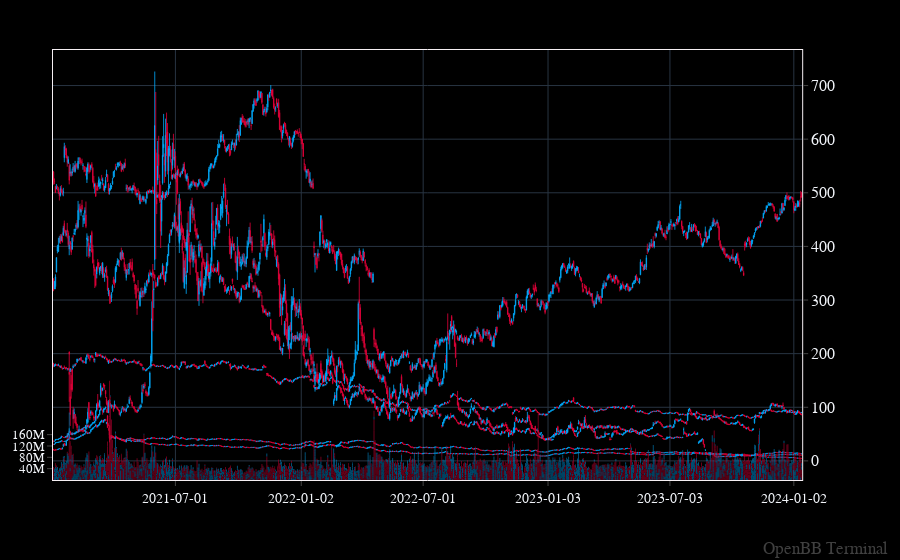

This figure's notebook cell:
### Markdown cell above
To plot the chart we can use the `openbb-chartin` extension. Alternatively, since the data can be converted to a dataframe, it can be plotted with libraries such as `matplotlib` or `seaborn`.

### Code cell
data.to_chart()

### Figure 1 — Plotly figure (JSON) as saved in the notebook; plotly's stock layout.template omitted (floating-point values rounded to 4 significant figures; data arrays with more than 128 entries replaced by an {"elided": "..."} marker saying what was removed)
{"data": [{"close": {"elided": "4572 float values"}, "decreasing": {"line": {"width": 0.8}}, "high": {"elided": "4572 float values"}, "increasing": {"line": {"width": 0.8}}, "low": {"elided": "4572 float values"}, "name": " OHLC", "open": {"elided": "4572 float values"}, "showlegend": false, "type": "candlestick", "x": {"elided": "4572 str values"}, "xaxis": "x", "yaxis": "y"}, {"marker": {"color": {"elided": "4572 str values"}, "line": {"width": 0.15}}, "name": "Volume", "opacity": 0.7, "type": "bar", "x": {"elided": "4572 str values"}, "xaxis": "x", "xhoverformat": "%Y-%m-%d", "y": {"elided": "4572 int values"}, "yaxis": "y2"}], "layout": {"annotations": [{"font": {"color": "gray", "size": 17}, "opacity": 0.5, "showarrow": false, "text": "OpenBB Terminal", "x": 1, "xanchor": "right", "xref": "paper", "xshift": 40, "y": 0, "yanchor": "bottom", "yref": "paper", "yshift": -80}], "margin": {"b": 80, "l": 40, "r": 50, "t": 50}, "showlegend": false, "title": {"text": "", "x": 0.5, "xanchor": "center", "y": 0.98, "yanchor": "top"}, "xaxis": {"anchor": "y", "domain": [0, 0.94], "matches": "x3", "rangebreaks": [{"values": {"elided": "342 str values"}}], "showticklabels": true, "tick0": 0.5, "tickformatstops": [{"dtickrange": [null, 604800000], "value": "%Y-%m-%d"}, {"dtickrange": [604800000, "M1"], "value": "%Y-%m-%d"}, {"dtickrange": ["M1", null], "value": "%Y-%m-%d"}], "type": "date"}, "yaxis": {"anchor": "x", "automargin": true, "autorange": true, "domain": [0, 1], "fixedrange": false, "layer": "above traces", "nticks": 15, "side": "right", "tickfont": {"size": 16}}, "yaxis2": {"anchor": "x", "fixedrange": true, "nticks": 10, "overlaying": "y", "range": [0, 1516417000], "showgrid": false, "showline": false, "side": "left", "tickfont": {"size": 13}, "tickvals": [40000000, 80000000, 120000000, 160000000], "zeroline": false}}}
